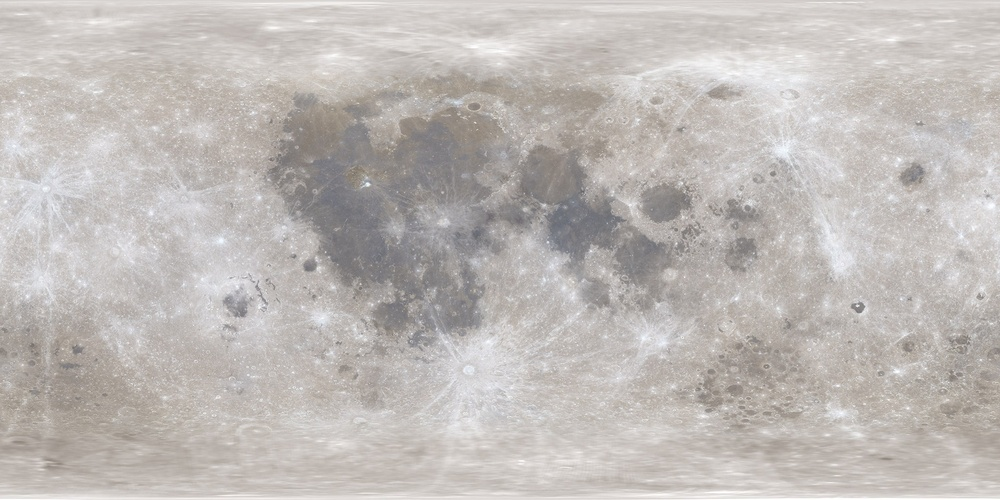
#> input picture moonlabeler/data/moon_albedo_2k.jpg, 1000 x 500 px, shrunk from 2048 x 1024 before the run
$ python make_icon.py out.png
#> lines starting #> are read from the running program, lines starting #| are printed output that depends on the picture
# SPDX-License-Identifier: GPL-3.0-or-later
# Copyright (c) 2026 Fluorine Zhu
"""Render the application icon: an orthographic Moon disc from the bundled albedo map.

Usage: python tools/make_icon.py OUTPUT.ico [--size 256]

The near side (longitude 0 at the centre) is projected onto a disc with mild limb
darkening and an anti-aliased edge; the .ico carries the usual Windows sizes.
"""
import argparse
from pathlib import Path

import numpy as np
from PIL import Image

ALBEDO = Path(__file__).resolve().parent.parent / "moonlabeler" / "data" / "moon_albedo_2k.jpg"
ICO_SIZES = [(16, 16), (24, 24), (32, 32), (48, 48), (64, 64), (128, 128), (256, 256)]


def render_disc(size):
#> called with size = 256
    with Image.open(ALBEDO) as source:
#> source is the input picture: PIL image 1000x500 RGB; mean R, G, B 190.8, 185.9, 182.6
        albedo = np.asarray(source.convert("L"), dtype=np.float32) / 255.0
    rows, cols = albedo.shape
#> rows = 500; cols = 1000
    radius = size * 0.47
    ys, xs = np.mgrid[0:size, 0:size]
    x = (xs + 0.5 - size / 2) / radius
    y = (size / 2 - ys - 0.5) / radius
    rr = x * x + y * y
    z = np.sqrt(np.clip(1.0 - rr, 0.0, 1.0))
    lat = np.arcsin(np.clip(y, -1.0, 1.0))
    lon = np.arctan2(x, z)
    col = np.clip(np.round(((lon / (2 * np.pi) + 0.5) % 1.0) * (cols - 1)).astype(int), 0, cols - 1)
    row = np.clip(np.round((0.5 - lat / np.pi) * (rows - 1)).astype(int), 0, rows - 1)
    shade = np.clip(albedo[row, col] ** 0.7 * 1.1, 0.0, 1.0) * (0.6 + 0.4 * z)
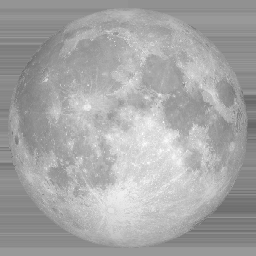
#> shade: shape (256, 256) float64; min 0.403, max 0.997, mean 0.654
    rgb = np.stack([shade, shade * 0.98, shade * 0.93], axis=-1)
    edge = (np.sqrt(rr) - 1.0) * radius
    alpha = np.clip(0.5 - edge, 0.0, 1.0)
    pixels = np.dstack([(rgb * 255).astype(np.uint8), (alpha * 255).astype(np.uint8)])
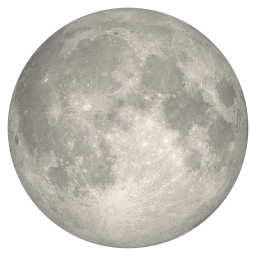
#> pixels: shape (256, 256, 4); mean of channels 0, 1, 2, 3 166.2, 162.9, 154.6, 177; transparent parts drawn white
    return Image.fromarray(pixels, "RGBA")


def main():
    parser = argparse.ArgumentParser(description=__doc__.splitlines()[0])
    parser.add_argument("output", type=Path)
    parser.add_argument("--size", type=int, default=256, help="largest icon size in pixels")
    args = parser.parse_args()
    disc = render_disc(args.size)
    args.output.parent.mkdir(parents=True, exist_ok=True)
    if args.output.suffix.lower() == ".ico":
        disc.save(args.output, format="ICO", sizes=[s for s in ICO_SIZES if s[0] <= args.size])
    else:
        disc.save(args.output)
    print(args.output)


if __name__ == "__main__":
    main()
